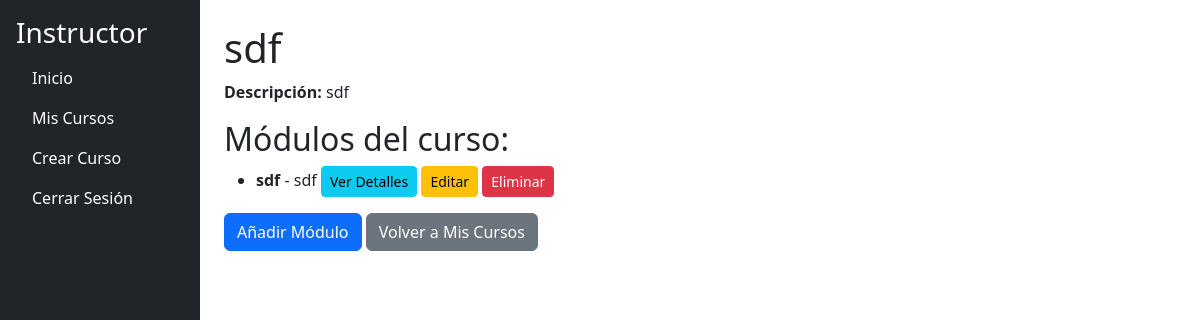
Before: /instructor/course/1 (signed in) with the older database file.
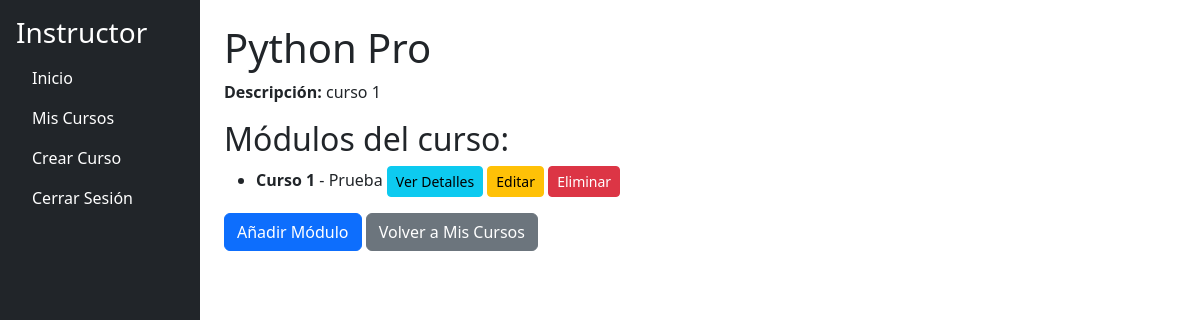
After: the same page with the newer database file.
### models.py (models this page shows, shortened)
class Course(db.Model):
    __tablename__ = 'courses'
    id = db.Column(db.Integer, primary_key=True)
    name = db.Column(db.String(200), nullable=False)
    description = db.Column(db.String(500), nullable=False)
    instructor_id = db.Column(db.Integer, db.ForeignKey('users.id'), nullable=False)
    modules = db.relationship('Module', back_populates='course', lazy=True, cascade='all, delete-orphan')
    enrollments = db.relationship(
        'CourseEnrollment', back_populates='course', lazy=True, cascade='all, delete-orphan'
    )
    def get_modules_sorted(self):
        return sorted(self.modules, key=lambda x: x.order)

class Module(db.Model):
    __tablename__ = 'modules'
    id = db.Column(db.Integer, primary_key=True)
    title = db.Column(db.String(200), nullable=False)
    description = db.Column(db.String(500), nullable=False)
    order = db.Column(db.Integer, nullable=False)
    course_id = db.Column(db.Integer, db.ForeignKey('courses.id'), nullable=False)
    content_items = db.relationship('ContentItem', back_populates='module', lazy=True, cascade='all, delete-orphan')
    course = db.relationship('Course', back_populates='modules')

### app.py (the view)
@app.route('/instructor/course/<int:course_id>', methods=['GET'])
@login_required
@role_required('instructor')
def course_details(course_id):
    course = Course.query.get_or_404(course_id)  # Obtén el curso o lanza un 404
    if course.instructor_id != current_user.id:
        flash('No tienes permiso para acceder a este curso.', 'danger')
        return redirect(url_for('instructor_courses'))
    modules = course.get_modules_sorted()
    return render_template(
        'instructor/course_details.html',
        course=course,
        modules=modules
    )

### app.py (called while the page is built)
@login_manager.user_loader
def load_user(user_id):
    return User.query.get(int(user_id))

def role_required(role):
    def decorator(f):
        @wraps(f)
        def decorated_function(*args, **kwargs):
            if not current_user.is_authenticated or current_user.role.name != role:
                abort(403)
            return f(*args, **kwargs)
        return decorated_function
    return decorator

### app/templates/instructor/course_details.html
{% extends "instructor/instructor_dashboard.html" %}
{% block content %}
<h1>{{ course.name }}</h1>
<p><strong>Descripción:</strong> {{ course.description }}</p>
<h2>Módulos del curso:</h2>
<ul>
    {% for module in course.get_modules_sorted() %}
        <li>
            <strong>{{ module.title }}</strong> - {{ module.description }}
            <a href="{{ url_for('module_details', module_id=module.id) }}" class="btn btn-info btn-sm">Ver Detalles</a>
            <a href="{{ url_for('edit_module', module_id=module.id) }}" class="btn btn-warning btn-sm">Editar</a>
            <form method="POST" action="{{ url_for('delete_module', module_id=module.id) }}" style="display:inline;">
                <button type="submit" class="btn btn-danger btn-sm">Eliminar</button>
            </form>
        </li>
    {% endfor %}
</ul>
<a href="{{ url_for('new_module', course_id=course.id) }}" class="btn btn-primary">Añadir Módulo</a>
<a href="{{ url_for('instructor_courses') }}" class="btn btn-secondary">Volver a Mis Cursos</a>
{% endblock %}

Changed rows visible on the page:
removed Module: title "sdf", description "sdf"
changed Course: name "sdf" → "Python Pro"; description "sdf" → "curso 1"
added Module: title "Curso 1", description "Prueba"
